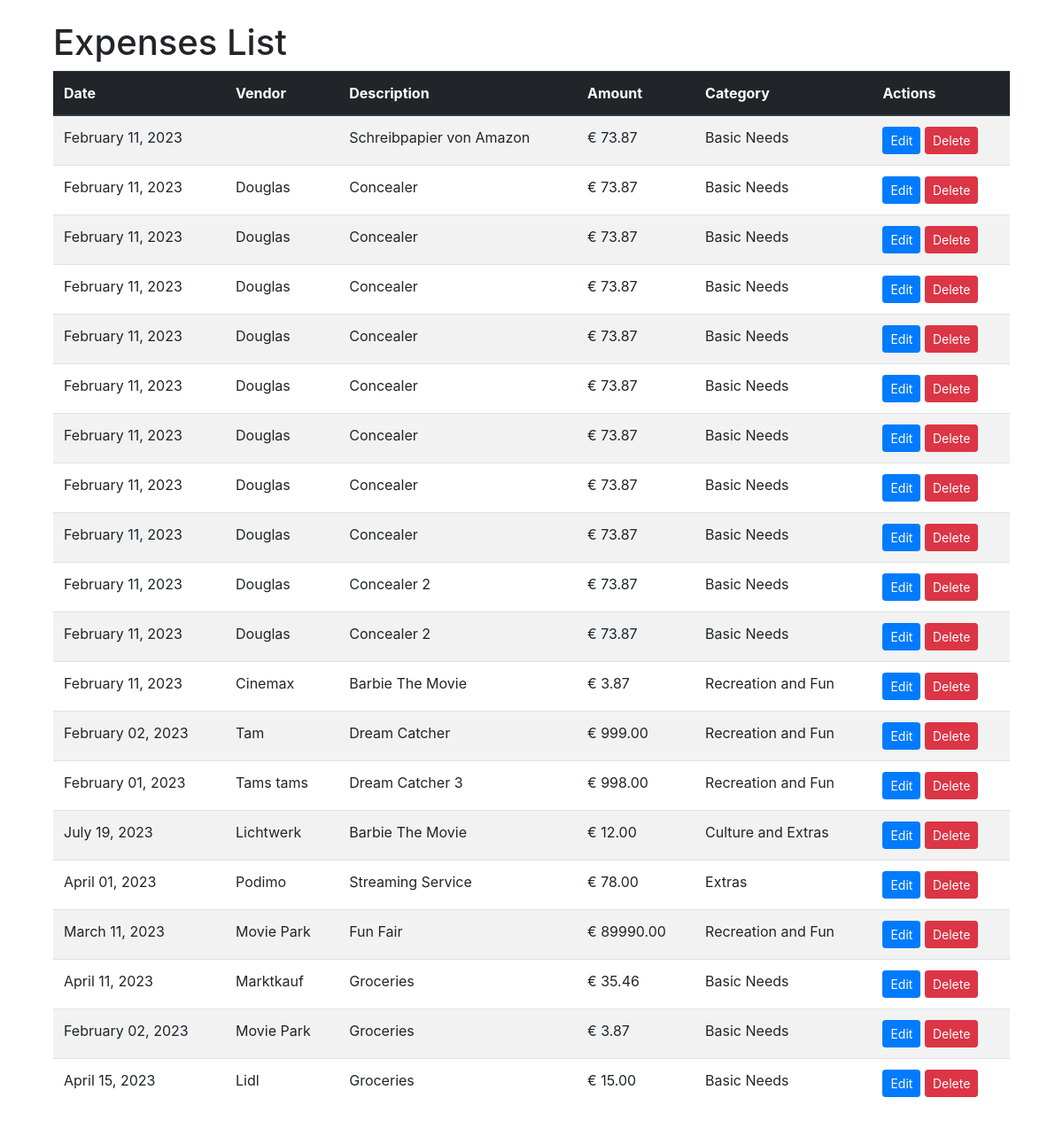
/kakebo/expenses_list/, run on an earlier commit of the app's database.
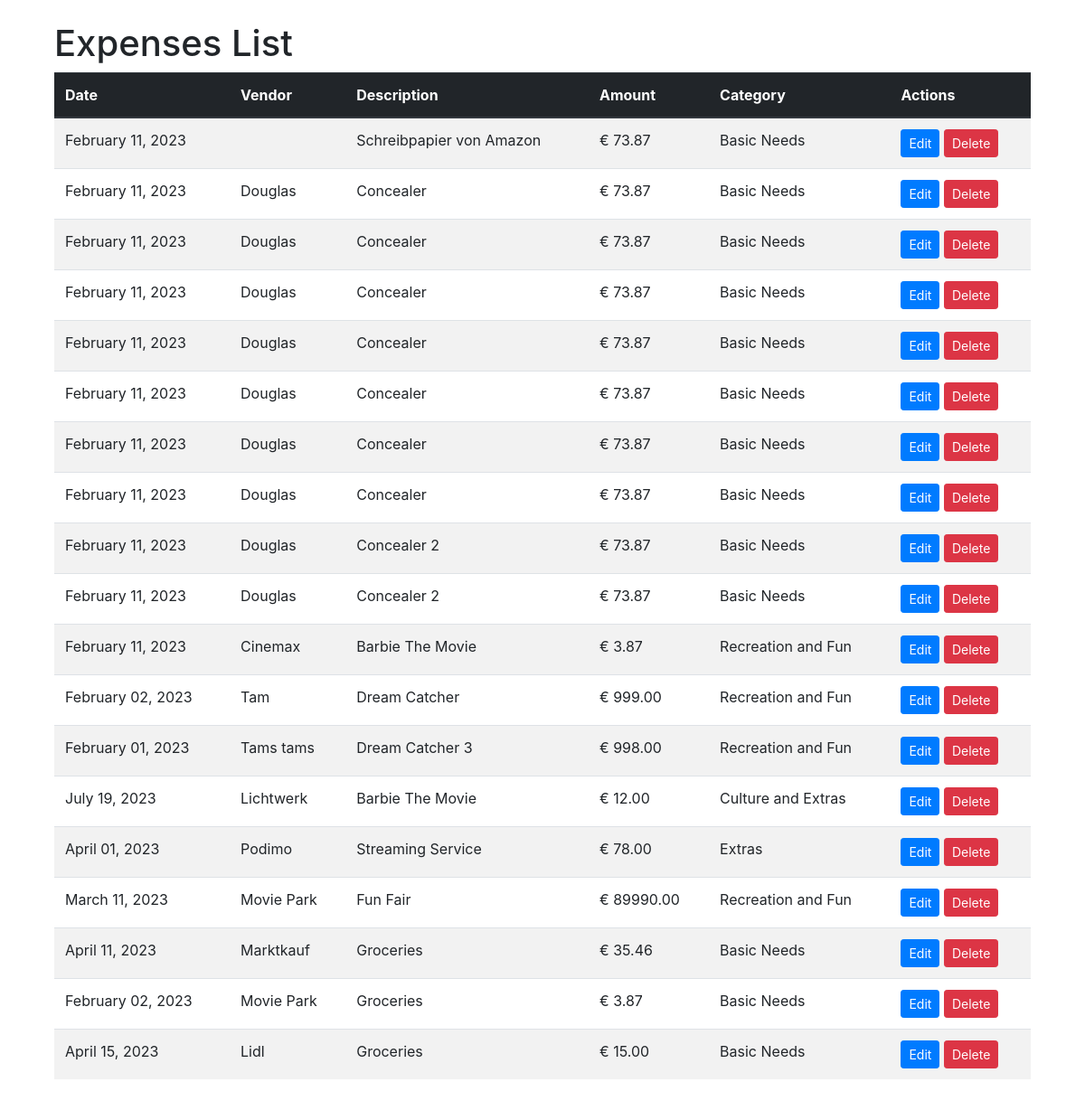
And on a later commit of the database.
### kakebo_app/models.py (models this page shows, shortened)
class Expense(models.Model):
    CATEGORY_CHOICES = [
        ('BN', 'Basic Needs'),
        ('RF', 'Recreation and Fun'),
        ('CE', 'Culture and Extras'),
        ('EX', 'Extras')
    ]
    category = models.CharField(max_length=2, choices=CATEGORY_CHOICES)
    amount = models.DecimalField(max_digits=7, decimal_places=2)
    date = models.DateField()
    vendor = models.CharField(max_length=50, default='')
    description = models.TextField(default='')

### kakebo_app/views.py (the view)
# urls.py: path('expenses_list/', views.expenses_list, name='expenses_list'),
def expenses_list(request):
    expenses = Expense.objects.all()
    return render(request, 'expenses_list.html', {'expenses': expenses})

### kakebo_app/templates/expenses_list.html
{% extends 'base.html' %}
{% block content %}
    <div class="container my-4">
        <h1>Expenses List</h1>
        <table class="table table-striped">
            <thead class="thead-dark">
                <tr>
                    <th scope="col">Date</th>
                    <th scope="col">Vendor</th>
                    <th scope="col">Description</th>
                    <th scope="col">Amount</th>
                    <th scope="col">Category</th>
                    <th scope="col">Actions</th>
                </tr>
            </thead>
            <tbody>
                {% for expense in expenses %}
                <tr>
                    <td>{{ expense.date|date:"F d, Y" }}</td>
                    <td>{{ expense.vendor }}</td>
                    <td>{{ expense.description }}</td>
                    <td>€ {{ expense.amount|floatformat:2 }}</td>
                    <td>{{ expense.get_category_display }}</td>
                    <td>
                        <a class="btn btn-primary btn-sm" href="{% url 'edit_expense' expense.id %}">Edit</a>
                        <a class="btn btn-danger btn-sm" href="{% url 'delete_expense' expense.id %}">Delete</a>
                    </td>
                </tr>
                {% endfor %}
            </tbody>
        </table>
    </div>
{% endblock %}

What changed in the data, as far as the page shows it:
removed Expense: date "February 11, 2023", vendor "Douglas", description "Concealer", amount "73.87", category "Basic Needs"
